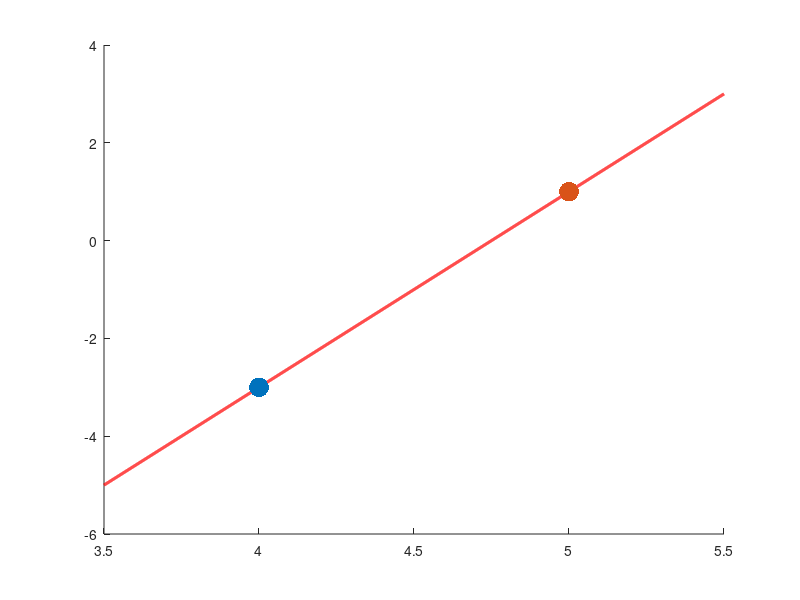

Write the MATLAB code that produced this figure.
clear, close, clc

P1 = [4 -3];
P2 = [5 1];

m = (P2(2) - P1(2)) / (P2(1) - P1(1));
q = P1(2) - m * P1(1);

x = 3.5:0.001:5.5;
for i = 1:length(x)
    y(i) = m*x(i) + q;
end

figure(1)
hold on
plot(x, y, 'LineWidth', 2.2, 'Color', 'red')
scatter(P1(1), P1(2), 200,'filled', 'o')
scatter(P2(1), P2(2), 200,'filled', 'o')